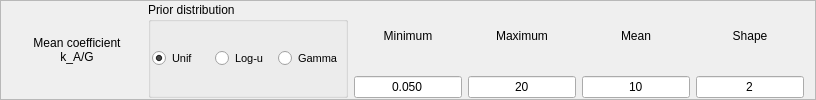
         <widget class="QFrame" name="fifthFrame">
          <property name="maximumSize">
           <size>
            <width>16777215</width>
            <height>100</height>
           </size>
          </property>
          <property name="frameShape">
           <enum>QFrame::StyledPanel</enum>
          </property>
          <property name="frameShadow">
           <enum>QFrame::Raised</enum>
          </property>
          <layout class="QHBoxLayout" name="horizontalLayout_10">
           <property name="topMargin">
            <number>1</number>
           </property>
           <property name="bottomMargin">
            <number>1</number>
           </property>
           <item>
            <widget class="QLabel" name="label_23">
             <property name="minimumSize">
              <size>
               <width>130</width>
               <height>0</height>
              </size>
             </property>
             <property name="maximumSize">
              <size>
               <width>130</width>
               <height>16777215</height>
              </size>
             </property>
             <property name="font">
              <font>
               <pointsize>9</pointsize>
              </font>
             </property>
             <property name="text">
              <string>Mean coefficient
k_A/G</string>
             </property>
             <property name="alignment">
              <set>Qt::AlignCenter</set>
             </property>
            </widget>
           </item>
           <item>
            <widget class="QGroupBox" name="groupBox_5">
             <property name="minimumSize">
              <size>
               <width>200</width>
               <height>0</height>
              </size>
             </property>
             <property name="maximumSize">
              <size>
               <width>200</width>
               <height>16777215</height>
              </size>
             </property>
             <property name="title">
              <string>Prior distribution</string>
             </property>
             <layout class="QHBoxLayout" name="horizontalLayout_11">
              <property name="spacing">
               <number>1</number>
              </property>
              <property name="leftMargin">
               <number>1</number>
              </property>
              <property name="rightMargin">
               <number>1</number>
              </property>
              <item>
               <widget class="QRadioButton" name="mc2UnifRadio">
                <property name="font">
                 <font>
                  <pointsize>8</pointsize>
                 </font>
                </property>
                <property name="text">
                 <string>Unif</string>
                </property>
                <property name="checked">
                 <bool>true</bool>
                </property>
               </widget>
              </item>
              <item>
               <widget class="QRadioButton" name="mc2LogRadio">
                <property name="font">
                 <font>
                  <pointsize>8</pointsize>
                 </font>
                </property>
                <property name="text">
                 <string>Log-u</string>
                </property>
                <property name="checked">
                 <bool>false</bool>
                </property>
               </widget>
              </item>
              <item>
               <widget class="QRadioButton" name="mc2GammaRadio">
                <property name="font">
                 <font>
                  <pointsize>8</pointsize>
                 </font>
                </property>
                <property name="text">
                 <string>Gamma</string>
                </property>
               </widget>
              </item>
             </layout>
            </widget>
           </item>
           <item>
            <layout class="QVBoxLayout" name="verticalLayout_18">
             <item>
              <widget class="QLabel" name="label_24">
               <property name="maximumSize">
                <size>
                 <width>16777215</width>
                 <height>16777215</height>
                </size>
               </property>
               <property name="text">
                <string>Minimum</string>
               </property>
               <property name="alignment">
                <set>Qt::AlignCenter</set>
               </property>
              </widget>
             </item>
             <item>
              <widget class="QLineEdit" name="mc2MinEdit">
               <property name="maximumSize">
                <size>
                 <width>16777215</width>
                 <height>16777215</height>
                </size>
               </property>
               <property name="text">
                <string>0.050</string>
               </property>
               <property name="alignment">
                <set>Qt::AlignCenter</set>
               </property>
              </widget>
             </item>
            </layout>
           </item>
           <item>
            <layout class="QVBoxLayout" name="verticalLayout_19">
             <item>
              <widget class="QLabel" name="label_25">
               <property name="maximumSize">
                <size>
                 <width>16777215</width>
                 <height>16777215</height>
                </size>
               </property>
               <property name="text">
                <string>Maximum</string>
               </property>
               <property name="alignment">
                <set>Qt::AlignCenter</set>
               </property>
              </widget>
             </item>
             <item>
              <widget class="QLineEdit" name="mc2MaxEdit">
               <property name="maximumSize">
                <size>
                 <width>16777215</width>
                 <height>16777215</height>
                </size>
               </property>
               <property name="text">
                <string>20</string>
               </property>
               <property name="alignment">
                <set>Qt::AlignCenter</set>
               </property>
              </widget>
             </item>
            </layout>
           </item>
           <item>
            <layout class="QVBoxLayout" name="verticalLayout_20">
             <item>
              <widget class="QLabel" name="label_26">
               <property name="maximumSize">
                <size>
                 <width>16777215</width>
                 <height>16777215</height>
                </size>
               </property>
               <property name="text">
                <string>Mean</string>
               </property>
               <property name="alignment">
                <set>Qt::AlignCenter</set>
               </property>
              </widget>
             </item>
             <item>
              <widget class="QLineEdit" name="mc2MeanEdit">
               <property name="maximumSize">
                <size>
                 <width>16777215</width>
                 <height>16777215</height>
                </size>
               </property>
               <property name="text">
                <string>10</string>
               </property>
               <property name="alignment">
                <set>Qt::AlignCenter</set>
               </property>
              </widget>
             </item>
            </layout>
           </item>
           <item>
            <layout class="QVBoxLayout" name="verticalLayout_21">
             <item>
              <widget class="QLabel" name="label_27">
               <property name="maximumSize">
                <size>
                 <width>16777215</width>
                 <height>16777215</height>
                </size>
               </property>
               <property name="text">
                <string>Shape</string>
               </property>
               <property name="alignment">
                <set>Qt::AlignCenter</set>
               </property>
              </widget>
             </item>
             <item>
              <widget class="QLineEdit" name="mc2ShapeEdit">
               <property name="maximumSize">
                <size>
                 <width>16777215</width>
                 <height>16777215</height>
                </size>
               </property>
               <property name="text">
                <string>2</string>
               </property>
               <property name="alignment">
                <set>Qt::AlignCenter</set>
               </property>
              </widget>
             </item>
            </layout>
           </item>
          </layout>
         </widget>
